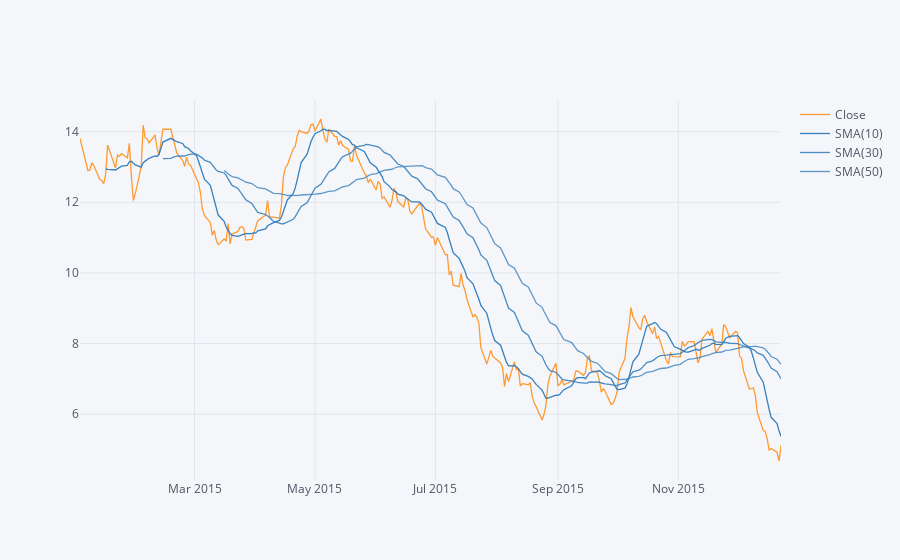

This figure's notebook cell:
### Code cell
encana['Close'].ix['2015-01-01':'2015-12-23'].ta_plot(study='sma',periods=[10,30,50])

### Figure 1 — Plotly figure (JSON) as saved in the notebook; plotly's stock layout.template omitted (floating-point values rounded to 4 significant figures; data arrays with more than 128 entries replaced by an {"elided": "..."} marker saying what was removed)
{"data": [{"line": {"color": "rgba(255, 153, 51, 1.0)", "dash": "solid", "shape": "linear", "width": 1.3}, "mode": "lines", "name": "Close", "text": "", "type": "scatter", "x": {"elided": "247 str values"}, "y": {"elided": "247 float values"}}, {"line": {"color": "rgba(55, 128, 191, 1.0)", "dash": "solid", "shape": "linear", "width": 1.3}, "mode": "lines", "name": "SMA(10)", "text": "", "type": "scatter", "x": {"elided": "247 str values"}, "y": {"elided": "247 mixed values"}}, {"line": {"color": "rgba(55, 128, 191, 0.8999999999999999)", "dash": "solid", "shape": "linear", "width": 1.3}, "mode": "lines", "name": "SMA(30)", "text": "", "type": "scatter", "x": {"elided": "247 str values"}, "y": {"elided": "247 mixed values"}}, {"line": {"color": "rgba(55, 128, 191, 0.7999999999999998)", "dash": "solid", "shape": "linear", "width": 1.3}, "mode": "lines", "name": "SMA(50)", "text": "", "type": "scatter", "x": {"elided": "247 str values"}, "y": {"elided": "247 mixed values"}}], "layout": {"legend": {"bgcolor": "#F5F6F9", "font": {"color": "#4D5663"}}, "paper_bgcolor": "#F5F6F9", "plot_bgcolor": "#F5F6F9", "title": {"font": {"color": "#4D5663"}}, "xaxis": {"gridcolor": "#E1E5ED", "showgrid": true, "tickfont": {"color": "#4D5663"}, "title": {"font": {"color": "#4D5663"}, "text": ""}, "zerolinecolor": "#E1E5ED"}, "yaxis": {"gridcolor": "#E1E5ED", "showgrid": true, "tickfont": {"color": "#4D5663"}, "title": {"font": {"color": "#4D5663"}, "text": ""}, "zerolinecolor": "#E1E5ED"}}}
